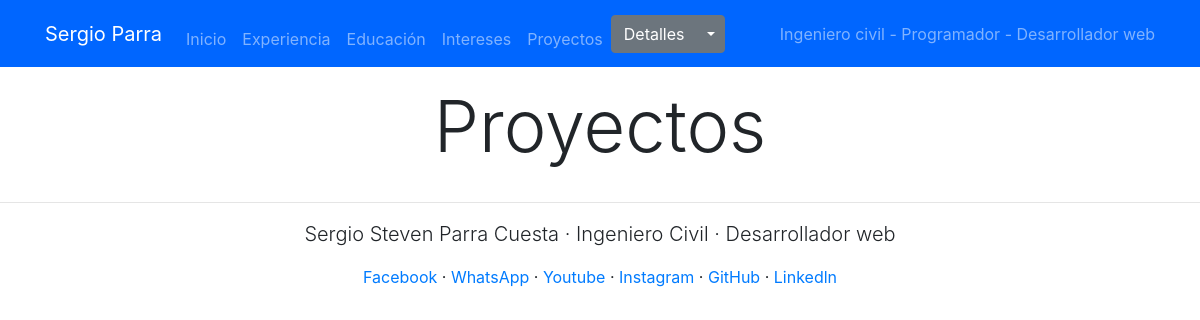
Page /proyectos/0 on the earlier database version.
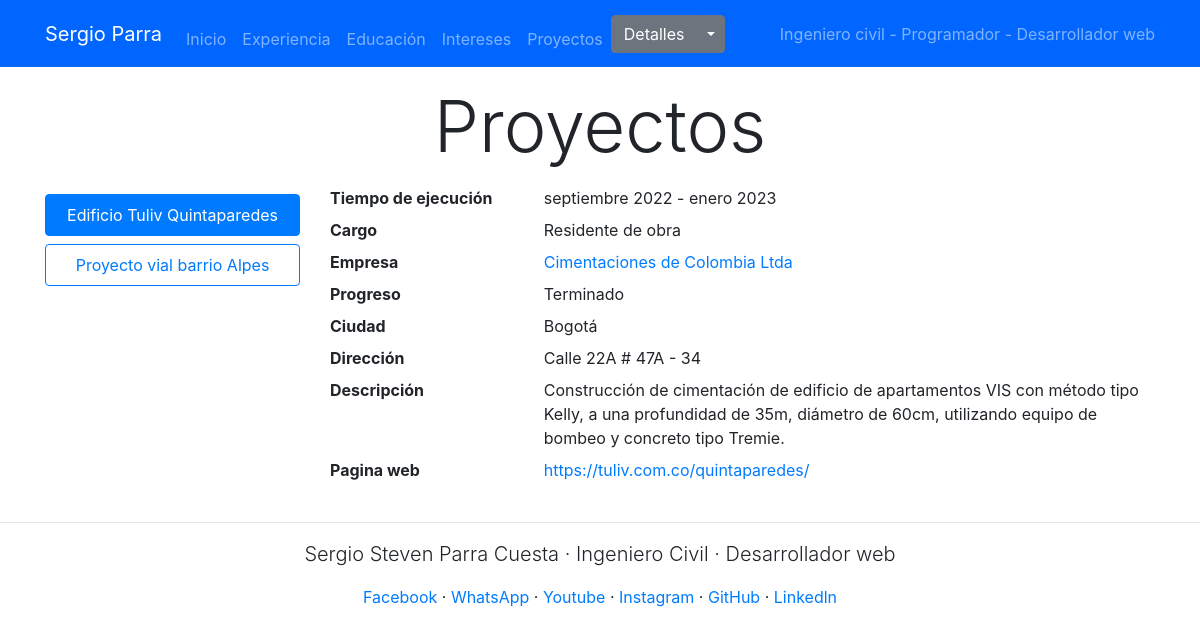
Same page on the later database version.
### gestion_HV/models.py (models this page shows, shortened)
class projects(models.Model):
    title=models.CharField(max_length=150, verbose_name="Titulo del proyecto")
    start_date=models.DateField(verbose_name="Fecha inicio del proyecto")
    ending_date=models.DateField(null=True, blank=True, verbose_name="Fecha fin del proyecto")
    position=models.ForeignKey(experiencies, on_delete=models.CASCADE, verbose_name="Cargo") #Relación uno a mucjos de los proyectos con una sola experiencia
    city=models.CharField(max_length=50, verbose_name="Ciudad")
    web_page=models.CharField(max_length=250, null=True, blank=True, verbose_name="Pagina de internet")
    description=models.TextField(verbose_name="Descripción")
    address=models.CharField(max_length=100, verbose_name="Dirección o ubicación", null=True, blank=True)
    progress=models.CharField(max_length=50, verbose_name="Estado del proyecto")
    company=models.ForeignKey(companies, on_delete=models.CASCADE, verbose_name="Empresa") #Relación uno a muchos de los proyectos con una sola empresa
    tecnologias=models.ManyToManyField(languages_programing, verbose_name="Tecnologias utilizadas")
    class Meta:
        verbose_name="Proyecto"
        verbose_name_plural="Proyectos"
        ordering=['start_date']

class companies(models.Model):
    name=models.CharField(max_length=75, verbose_name="Nombre")
    legal_rep=models.CharField(max_length=75, verbose_name="Representante Legal")
    city=models.CharField(max_length=25, verbose_name="Ciudad")
    sector=models.CharField(max_length=25, verbose_name="Sector")
    area=models.CharField(max_length=50, verbose_name="Área de trabajo")
    addres=models.CharField(max_length=40, verbose_name="Dirección")
    web_page=models.CharField(max_length=75, null=True, blank=True, verbose_name="Pagina Web")
    email=models.EmailField(max_length=254, verbose_name="Correo electronico")
    phone=models.CharField(max_length=10, verbose_name='Numero telefonico')
    class Meta:
        verbose_name="Empresa"
        verbose_name_plural="Empresas"
        ordering=['name']
    def __str__(self):
        return self.name

### gestion_HV/views.py (the view)
# urls.py: path('proyectos/<int:id_proj>', views.projects_page, name='projects'),
def projects_page(request, id_proj):
    if id_proj==0:
        id_proj=1
    proj=projects_details()
    data_titles=zip(proj.query_common('id'), proj.query_common('title'))
    data=zip(proj.query_common('id') , proj.date(), proj.position(), proj.query_common('progress'), proj.query_common('address'), proj.query_common('city'),  proj.query_common('description'),proj.query_common('web_page'), proj.company(), proj.query_common('company'))
    return render(request, "projects.html", {'data_titles':data_titles, 'data':data, 'id_activate':id_proj})

### gestion_HV/views.py (called while the page is built)
    def query_common(self, query):
        return projects.objects.values_list(query, flat=True).order_by('-start_date')

    def company(self):
        data=projects.objects.values_list('company', flat=True).order_by('-start_date')
        data2=[]
        for i in data:
            data2.append(companies.objects.get(id=i))
        return data2

    def position(self):
        data=projects.objects.values_list('position', flat=True).order_by('-start_date')
        data2=[]
        for i in data:
            data2.append(experiencies.objects.values_list('position', flat=True).get(id=i))
        return data2

### mipagweb_v3/templates/projects.html (shortened to what this page needs)
{% extends 'body.html' %}
{% block content %}
<div class="container">
    <h1 class="display-3 mt-3 mb-3 text-center">Proyectos</h1>
    <div class="row">
        <div class="col-md-3 col-12">
            <div class="nav flex-column nav-pills" id="v-pills-tab" role="tablist" aria-orientation="vertical">
                {% for id, title in data_titles %}
                    <a class="btn nav-link btn-outline-primary mt-2 {% if id == id_activate %}active{% endif %}" id="v-pills-{{id}}-tab" data-toggle="pill" href="#v-pills-{{id}}" role="tab" aria-controls="v-pills-{{id}}" aria-selected="{% if id == id_activate %}True{% else %}False{% endif %}">{{title}}</a>
                {% endfor %}
            </div>
        </div>
        <div class="col-md-9 col-12">
            <div class="tab-content" id="v-pills-tabContent">
                {% for id, date, position, progress, address, city, description, web_page, company, company_id in data %}
                    <div class="tab-pane fade {% if id == id_activate %}show active{% endif %}" id="v-pills-{{id}}" role="tabpanel" aria-labelledby="v-pills-{{id}}-tab">
                        <dl class="row">
                            <dt class="col-sm-3">Tiempo de ejecución</dt>
                            <dd class="col-sm-9 text-lowercase">{{date}}</dd>
                            <dt class="col-sm-3">Cargo</dt>
                            <dd class="col-sm-9">{{position}}</dd>
                            <dt class="col-sm-3">Empresa</dt>
                            <dd class="col-sm-9">
                                <a href="{% url 'companies' company_id %}">{{company}}</a>
                            </dd>
                            <dt class="col-sm-3">Progreso</dt>
                            <dd class="col-sm-9">{{progress}}</dd>
                            <dt class="col-sm-3">Ciudad</dt>
                            <dd class="col-sm-9">{{city}}</dd>
                            <dt class="col-sm-3">Dirección</dt>
                            <dd class="col-sm-9">{{address}}</dd>
                            <dt class="col-sm-3">Descripción</dt>
                            <dd class="col-sm-9">{{description}}</dd>
                            {% if web_page %}
                                <dt class="col-sm-3">Pagina web</dt>
                                <dd class="col-sm-9"><a href="{{web_page}}">{{web_page}}</a></dd>
                            {% endif %}
                          </dl>
                    </div>
                {% endfor %}
            </div>
        </div>
    </div>
</div>
{% endblock %}

### mipagweb_v3/templates/body.html (shortened to what this page needs)
<!doctype html>
<html lang="en">
<head>
	{% load static %}
    <link type='text/css' href="{% static 'styles.css' %}" rel="stylesheet" media="all">
    <link rel="stylesheet" href="https://cdn.jsdelivr.net/npm/bootstrap@4.5.3/dist/css/bootstrap.min.css">
    <link rel="stylesheet" href="https://cdn.jsdelivr.net/gh/devicons/devicon@master/devicon.min.css">
</head>
<body data-spy="scroll" data-target="#navbar" data-offset="88">
	<nav class="navbar navbar-expand-md navbar-dark navbar-custom sticky-top" id="barra">
		<div class="container">
			<a href="{% url 'index' %}" class="navbar-brand">Sergio Parra</a>
			<div class="navbar-collapse collapse" id="navbar">
				<ul class="navbar-nav nav-pills">
					<li class="nav-item">
						<a class="nav-link" href="{% url 'index' %}#inicio">Inicio</a>
					</li>
					<li class="nav-item">
						<a class="nav-link" href="{% url 'index' %}#experiencia">Experiencia</a>
					</li>
					<li class="nav-item">
						<a class="nav-link" href="{% url 'index' %}#educacion">Educación</a>
					</li>
					<li class="nav-item">
						<a class="nav-link" href="{% url 'index' %}#intereses">Intereses</a>
					</li>
					<li class="nav-item">
						<a class="nav-link" href="{% url 'index' %}#proyectos">Proyectos</a>
					</li>
				</ul>
                <div class="btn-group">
                    <a href="{% url 'details' %}" class="btn btn-secondary ">Detalles</a>
                    <button type="button" class="btn btn-secondary  dropdown-toggle dropdown-toggle-split" data-bs-toggle="dropdown" aria-expanded="false">
                    </button>
                </div>
				<span class="ml-auto navbar-text user-select-none d-md-none d-lg-block">Ingeniero civil - Programador - Desarrollador web</span>
			</div>
		</div>
	</nav>
    {% block content %}
    {% endblock %}
    <hr>
    <div class="container text-center footer">
        <div class="row">
            <div class="col">
                <p class="lead">Sergio Steven Parra Cuesta · Ingeniero Civil · Desarrollador web</p>
            </div>
        </div>
        <div class="row">
            <div class="col-12">
                <p><a href="https://www.facebook.com/parracuesta">Facebook</a> ·
                    <a href="https://wa.me/qr/GPJUFWYVRQD6J1">WhatsApp</a> ·
                    <a href="https://www.youtube.com/channel/UCi_20At4TxL136OXsXwJcLQ?view_as=subscriber">Youtube</a> ·
                    <a href="https://www.instagram.com/sergioparracuesta?r=nametag">Instagram</a> ·
                    <a href="https://github.com/SergioParraC">GitHub</a> ·
                    <a href="https://www.linkedin.com/in/sergio-steven-parra-c">Linkedln</a>
                </p>
            </div>
        </div>
    </div>
</body>
</html>

### mipagweb_v3/static/styles.css (style rules this page uses)
body { position: relative; }
li { list-style: none; }
.navbar-custom { background-color: rgba(0, 102, 255, 1); }
.navbar-custom .navbar-brand, .navbar-custom .navbar-text { color: rgba(255,255,255,1); }
.navbar-custom .navbar-nav .nav-link { color: rgba(221, 221, 221, 0.7); }
li { margin-top: 0.7rem; }

Differences in the rows shown:
added projects: title "Edificio Tuliv Quintaparedes"
added projects: title "Proyecto vial barrio Alpes"
added companies: date "septiembre 2022 - enero 2023", position "Residente de obra", name "Cimentaciones de Colombia Ltda", progress "Terminado", city "Bogotá", address "Calle 22A # 47A - 34", description "Construcción de cimentación de edificio de apartamentos VIS con método tipo Kelly, a una profundidad de 35m, diámetro de 60cm, utilizando equipo de bombeo y concreto tipo Tremie.", web_page "https://tuliv.com.co/quintaparedes/"
